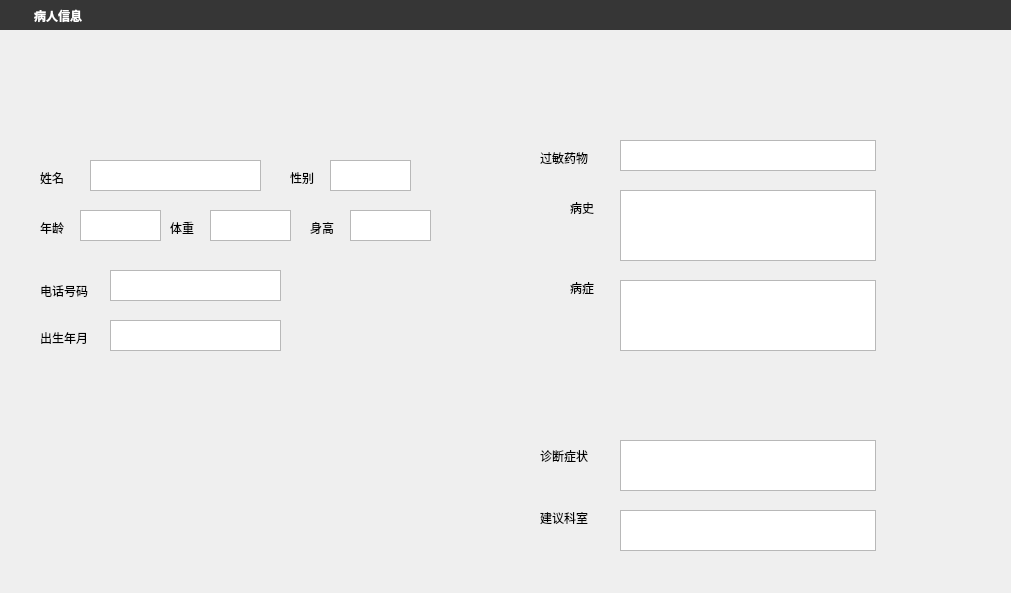
<?xml version="1.0" encoding="UTF-8"?>
<ui version="4.0">
 <class>patientInformation</class>
 <widget class="QDialog" name="patientInformation">
  <property name="geometry">
   <rect>
    <x>0</x>
    <y>0</y>
    <width>1011</width>
    <height>593</height>
   </rect>
  </property>
  <property name="windowTitle">
   <string>Dialog</string>
  </property>
  <widget class="QWidget" name="widgetTitle" native="true">
   <property name="geometry">
    <rect>
     <x>0</x>
     <y>0</y>
     <width>1011</width>
     <height>30</height>
    </rect>
   </property>
   <property name="minimumSize">
    <size>
     <width>0</width>
     <height>30</height>
    </size>
   </property>
   <property name="maximumSize">
    <size>
     <width>16777215</width>
     <height>30</height>
    </size>
   </property>
   <property name="styleSheet">
    <string notr="true">QWidget#widgetTitle{background:#363636;}
QLabel#labelTitle{color:white;padding:8px 0px 5px;}
QPushButton#btnMin,QPushButton#btnMax,QPushButton#btnExit{
        border-radius:0px;
        color: #F0F0F0;
        background-color:rgba(0,0,0,0);
        border-style:none;
    }
QPushButton#btnMin:hover,QPushButton#btnMax:hover{
        background-color: qlineargradient(spread:pad, x1:0, y1:1, x2:0, y2:0, stop:0 rgba(25, 134, 199, 0), stop:1 #5CACEE);
    }
QPushButton#btnExit:hover{
        background-color: qlineargradient(spread:pad, x1:0, y1:1, x2:0, y2:0, stop:0 rgba(238, 0, 0, 128), stop:1 rgba(238, 44, 44, 255));
    }</string>
   </property>
   <layout class="QHBoxLayout" name="horizontalLayout">
    <property name="spacing">
     <number>0</number>
    </property>
    <property name="leftMargin">
     <number>5</number>
    </property>
    <property name="topMargin">
     <number>0</number>
    </property>
    <property name="rightMargin">
     <number>0</number>
    </property>
    <property name="bottomMargin">
     <number>2</number>
    </property>
    <item>
     <widget class="QLabel" name="labelIcon">
      <property name="minimumSize">
       <size>
        <width>26</width>
        <height>26</height>
       </size>
      </property>
      <property name="maximumSize">
       <size>
        <width>26</width>
        <height>26</height>
       </size>
      </property>
      <property name="styleSheet">
       <string notr="true"/>
      </property>
      <property name="text">
       <string/>
      </property>
      <property name="pixmap">
       <pixmap resource="rc.qrc">:/image/logo2.png</pixmap>
      </property>
      <property name="scaledContents">
       <bool>true</bool>
      </property>
     </widget>
    </item>
    <item>
     <widget class="QLabel" name="labelTitle">
      <property name="font">
       <font>
        <family>宋体</family>
        <pointsize>9</pointsize>
        <weight>75</weight>
        <bold>true</bold>
       </font>
      </property>
      <property name="styleSheet">
       <string notr="true"/>
      </property>
      <property name="text">
       <string>病人信息</string>
      </property>
     </widget>
    </item>
    <item>
     <widget class="QPushButton" name="btnMin">
      <property name="sizePolicy">
       <sizepolicy hsizetype="Fixed" vsizetype="Fixed">
        <horstretch>0</horstretch>
        <verstretch>0</verstretch>
       </sizepolicy>
      </property>
      <property name="minimumSize">
       <size>
        <width>30</width>
        <height>30</height>
       </size>
      </property>
      <property name="maximumSize">
       <size>
        <width>30</width>
        <height>30</height>
       </size>
      </property>
      <property name="toolTip">
       <string>最小化</string>
      </property>
      <property name="text">
       <string/>
      </property>
      <property name="autoDefault">
       <bool>true</bool>
      </property>
      <property name="flat">
       <bool>true</bool>
      </property>
     </widget>
    </item>
    <item>
     <widget class="QPushButton" name="btnExit1">
      <property name="sizePolicy">
       <sizepolicy hsizetype="Fixed" vsizetype="Fixed">
        <horstretch>0</horstretch>
        <verstretch>0</verstretch>
       </sizepolicy>
      </property>
      <property name="minimumSize">
       <size>
        <width>30</width>
        <height>30</height>
       </size>
      </property>
      <property name="maximumSize">
       <size>
        <width>30</width>
        <height>30</height>
       </size>
      </property>
      <property name="toolTip">
       <string>退出</string>
      </property>
      <property name="text">
       <string/>
      </property>
      <property name="autoDefault">
       <bool>true</bool>
      </property>
      <property name="flat">
       <bool>true</bool>
      </property>
     </widget>
    </item>
   </layout>
  </widget>
  <widget class="QWidget" name="widget" native="true">
   <property name="geometry">
    <rect>
     <x>20</x>
     <y>150</y>
     <width>461</width>
     <height>491</height>
    </rect>
   </property>
   <widget class="QLabel" name="label">
    <property name="geometry">
     <rect>
      <x>20</x>
      <y>20</y>
      <width>41</width>
      <height>16</height>
     </rect>
    </property>
    <property name="text">
     <string>姓名</string>
    </property>
   </widget>
   <widget class="QLabel" name="label_2">
    <property name="geometry">
     <rect>
      <x>270</x>
      <y>20</y>
      <width>41</width>
      <height>16</height>
     </rect>
    </property>
    <property name="text">
     <string>性别</string>
    </property>
   </widget>
   <widget class="QLabel" name="label_4">
    <property name="geometry">
     <rect>
      <x>20</x>
      <y>70</y>
      <width>41</width>
      <height>16</height>
     </rect>
    </property>
    <property name="text">
     <string>年龄</string>
    </property>
   </widget>
   <widget class="QLabel" name="label_5">
    <property name="geometry">
     <rect>
      <x>150</x>
      <y>70</y>
      <width>51</width>
      <height>16</height>
     </rect>
    </property>
    <property name="text">
     <string>体重</string>
    </property>
   </widget>
   <widget class="QLabel" name="label_6">
    <property name="geometry">
     <rect>
      <x>290</x>
      <y>70</y>
      <width>51</width>
      <height>16</height>
     </rect>
    </property>
    <property name="text">
     <string>身高</string>
    </property>
   </widget>
   <widget class="QLabel" name="label_7">
    <property name="geometry">
     <rect>
      <x>20</x>
      <y>180</y>
      <width>61</width>
      <height>16</height>
     </rect>
    </property>
    <property name="text">
     <string>出生年月</string>
    </property>
   </widget>
   <widget class="QLabel" name="label_8">
    <property name="geometry">
     <rect>
      <x>20</x>
      <y>130</y>
      <width>71</width>
      <height>21</height>
     </rect>
    </property>
    <property name="text">
     <string>电话号码</string>
    </property>
   </widget>
   <widget class="QTextBrowser" name="textBrowser">
    <property name="geometry">
     <rect>
      <x>70</x>
      <y>10</y>
      <width>171</width>
      <height>31</height>
     </rect>
    </property>
   </widget>
   <widget class="QTextBrowser" name="textBrowser_2">
    <property name="geometry">
     <rect>
      <x>90</x>
      <y>170</y>
      <width>171</width>
      <height>31</height>
     </rect>
    </property>
   </widget>
   <widget class="QTextBrowser" name="textBrowser_3">
    <property name="geometry">
     <rect>
      <x>90</x>
      <y>120</y>
      <width>171</width>
      <height>31</height>
     </rect>
    </property>
   </widget>
   <widget class="QTextBrowser" name="textBrowser_4">
    <property name="geometry">
     <rect>
      <x>310</x>
      <y>10</y>
      <width>81</width>
      <height>31</height>
     </rect>
    </property>
   </widget>
   <widget class="QTextBrowser" name="textBrowser_5">
    <property name="geometry">
     <rect>
      <x>60</x>
      <y>60</y>
      <width>81</width>
      <height>31</height>
     </rect>
    </property>
   </widget>
   <widget class="QTextBrowser" name="textBrowser_6">
    <property name="geometry">
     <rect>
      <x>190</x>
      <y>60</y>
      <width>81</width>
      <height>31</height>
     </rect>
    </property>
   </widget>
   <widget class="QTextBrowser" name="textBrowser_7">
    <property name="geometry">
     <rect>
      <x>330</x>
      <y>60</y>
      <width>81</width>
      <height>31</height>
     </rect>
    </property>
   </widget>
  </widget>
  <widget class="QLabel" name="label_10">
   <property name="geometry">
    <rect>
     <x>540</x>
     <y>150</y>
     <width>72</width>
     <height>15</height>
    </rect>
   </property>
   <property name="text">
    <string>过敏药物</string>
   </property>
  </widget>
  <widget class="QLabel" name="label_11">
   <property name="geometry">
    <rect>
     <x>570</x>
     <y>200</y>
     <width>72</width>
     <height>15</height>
    </rect>
   </property>
   <property name="text">
    <string>病史</string>
   </property>
  </widget>
  <widget class="QLabel" name="label_12">
   <property name="geometry">
    <rect>
     <x>570</x>
     <y>280</y>
     <width>72</width>
     <height>15</height>
    </rect>
   </property>
   <property name="text">
    <string>病症</string>
   </property>
  </widget>
  <widget class="QTextBrowser" name="textBrowser_8">
   <property name="geometry">
    <rect>
     <x>620</x>
     <y>280</y>
     <width>256</width>
     <height>71</height>
    </rect>
   </property>
  </widget>
  <widget class="QTextBrowser" name="textBrowser_9">
   <property name="geometry">
    <rect>
     <x>620</x>
     <y>140</y>
     <width>256</width>
     <height>31</height>
    </rect>
   </property>
  </widget>
  <widget class="QTextBrowser" name="textBrowser_10">
   <property name="geometry">
    <rect>
     <x>620</x>
     <y>190</y>
     <width>256</width>
     <height>71</height>
    </rect>
   </property>
  </widget>
  <widget class="QLabel" name="label_3">
   <property name="geometry">
    <rect>
     <x>540</x>
     <y>510</y>
     <width>72</width>
     <height>15</height>
    </rect>
   </property>
   <property name="text">
    <string>建议科室</string>
   </property>
  </widget>
  <widget class="QTextBrowser" name="textBrowser_11">
   <property name="geometry">
    <rect>
     <x>620</x>
     <y>510</y>
     <width>256</width>
     <height>41</height>
    </rect>
   </property>
  </widget>
  <widget class="QLabel" name="label_9">
   <property name="geometry">
    <rect>
     <x>540</x>
     <y>450</y>
     <width>54</width>
     <height>12</height>
    </rect>
   </property>
   <property name="text">
    <string>诊断症状</string>
   </property>
  </widget>
  <widget class="QTextBrowser" name="textBrowser_12">
   <property name="geometry">
    <rect>
     <x>620</x>
     <y>440</y>
     <width>256</width>
     <height>51</height>
    </rect>
   </property>
  </widget>
 </widget>
 <resources>
  <include location="rc.qrc"/>
 </resources>
 <connections/>
</ui>
